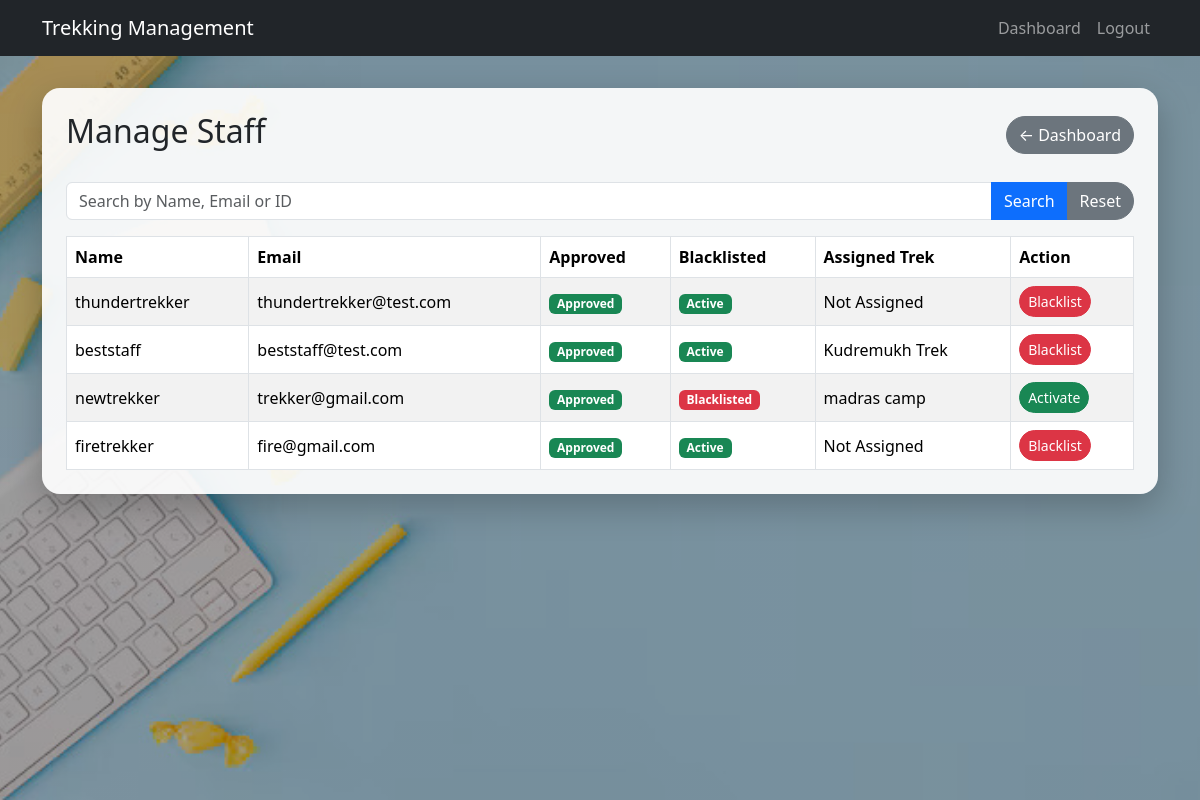
Screenshot of /admin/staff (signed in) with the database file from the repository.
### models/user.py (models this page shows, shortened)
class User(UserMixin,db.Model):
    __tablename__ = "users"
    id = db.Column(db.Integer, primary_key=True)
    name = db.Column(db.String(100), nullable = False)
    email = db.Column(db.String(120), unique=True, nullable=False)
    password_hash = db.Column(db.String(255),nullable=False)
    role = db.Column(db.String(20), nullable=False)
    approved = db.Column(db.Boolean, default=False)
    blacklisted = db.Column(db.Boolean, default=False)
    created_at = db.Column(db.DateTime, default=datetime.utcnow)
    bookings = db.relationship(
        "Booking",
        backref="user",
        lazy=True,
        cascade="all, delete-orphan"
    )
    staff_profile = db.relationship(
        "StaffProfile",
        backref="user",
        uselist=False,
        cascade="all, delete-orphan"
    )
    assigned_treks = db.relationship(
        "Trek",
        backref="staff",
        lazy=True
    )

### models/trek.py (models this page shows, shortened)
class Trek(db.Model):
    __tablename__ = "treks"
    id = db.Column(db.Integer, primary_key=True)
    name = db.Column(db.String(100), nullable=False)
    location = db.Column(db.String(100), nullable=False)
    difficulty = db.Column(db.String(30), nullable=False)
    duration = db.Column(db.Integer, nullable=False)
    max_slots = db.Column(db.Integer, nullable=False)
    available_slots = db.Column(db.Integer, nullable=False)
    price = db.Column(db.Float, nullable=False)
    status = db.Column(db.String(30), nullable=False)
    description = db.Column(db.Text)
    staff_id = db.Column(
        db.Integer,
        db.ForeignKey("users.id"),
        nullable=True
    )
    bookings = db.relationship(
        "Booking",
        backref="trek",
        lazy=True,
        cascade="all, delete-orphan"
    )

### routes/admin.py (the view, shortened to what this page needs)
@admin.route("/admin/staff")
@login_required
def manage_staff():
    if current_user.role != ROLE_ADMIN:
        return "Unauthorized", 403
    search = request.args.get("search", "")
    staff_members = User.query.filter(
        User.role == ROLE_STAFF
    )
    staff_members = staff_members.all()
    return render_template(
        "manage_staff.html",
        staff_members=staff_members,
        search=search
    )

### create_app.py (called while the page is built)
def create_app():
    app = Flask(__name__)
    app.config.from_object(Config)
    db.init_app(app)
    login_manager.init_app(app)
    @login_manager.user_loader
    def load_user(user_id):
        return db.session.get(User, int(user_id))
    app.register_blueprint(auth)
    app.register_blueprint(admin)
    app.register_blueprint(staff)
    app.register_blueprint(user)
    @app.route("/")
    def home():
        return render_template("index.html")
    return app

### templates/manage_staff.html (shortened to what this page needs)
{% extends "base.html" %}
{% block content %}
<div class="admin-page">
    <div class="container">
        <div class="admin-box">
            <div class="d-flex justify-content-between align-items-center mb-4">
                <h2>Manage Staff</h2>
                <a href="{{ url_for('admin.admin_dashboard') }}"
                   class="btn btn-secondary">
                    ← Dashboard
                </a>
            </div>
            <form method="GET" class="mb-3">
                <div class="input-group">
                    <input
                        type="text"
                        class="form-control"
                        name="search"
                        placeholder="Search by Name, Email or ID"
                        value="{{ search }}"
                    >
                    <button class="btn btn-primary" type="submit">
                        Search
                    </button>
                    <a href="{{ url_for('admin.manage_staff') }}"
                       class="btn btn-secondary">
                        Reset
                    </a>
                </div>
            </form>
            <div class="table-responsive">
                <table class="table table-bordered table-hover table-striped align-middle">
                    <thead>
                        <tr>
                            <th>Name</th>
                            <th>Email</th>
                            <th>Approved</th>
                            <th>Blacklisted</th>
                            <th>Assigned Trek</th>
                            <th>Action</th>
                        </tr>
                    </thead>
                    <tbody>
                    {% for staff in staff_members %}
                        <tr>
                            <td>{{ staff.name }}</td>
                            <td>{{ staff.email }}</td>
                            <td>
                                {% if staff.approved %}
                                    <span class="badge bg-success">Approved</span>
                                {% else %}
                                    <span class="badge bg-warning text-dark">Pending</span>
                                {% endif %}
                            </td>
                            <td>
                                {% if staff.blacklisted %}
                                    <span class="badge bg-danger">Blacklisted</span>
                                {% else %}
                                    <span class="badge bg-success">Active</span>
                                {% endif %}
                            </td>
                            <td>
                                {% if staff.assigned_treks %}
                                    {{ staff.assigned_treks[0].name }}
                                {% else %}
                                    Not Assigned
                                {% endif %}
                            </td>
                            <td>
                                {% if staff.blacklisted %}
                                    <a href="{{ url_for('admin.activate_staff', user_id=staff.id) }}"
                                       class="btn btn-success btn-sm">
                                        Activate
                                    </a>
                                {% else %}
                                    <a href="{{ url_for('admin.blacklist_staff', user_id=staff.id) }}"
                                       class="btn btn-danger btn-sm">
                                        Blacklist
                                    </a>
                                {% endif %}
                            </td>
                        </tr>
                    {% endfor %}
                    </tbody>
                </table>
            </div>
        </div>
    </div>
</div>
{% endblock %}

### rows the page displays
User: name "thundertrekker", email "thundertrekker@test.com", approved "Approved", blacklisted "Active", shows "Not Assigned"
User: name "beststaff", email "beststaff@test.com", approved "Approved", blacklisted "Active", name "Kudremukh Trek"
User: name "newtrekker", email "trekker@gmail.com", approved "Approved", blacklisted "Blacklisted", name "madras camp"
User: name "firetrekker", email "fire@gmail.com", approved "Approved", blacklisted "Active", shows "Not Assigned"
